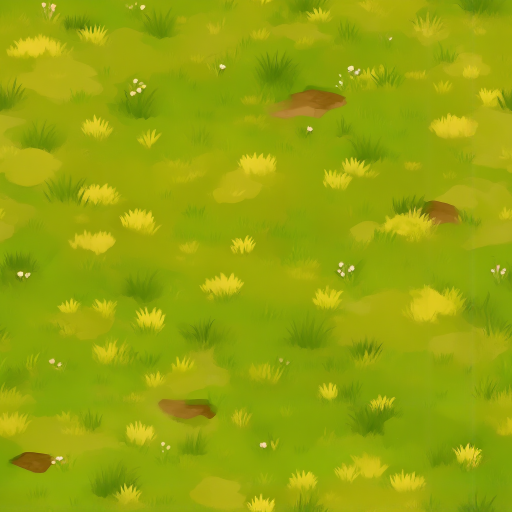
#> input picture content/terrain-studies/source/sage-ground.png, 1024 x 1024 px, found by its file name (shown at 1/2 size)
$ python make-burnt-ground.py
#> lines starting #> are read from the running program, lines starting #| are printed output that depends on the picture
"""Derive the burnt ground texture from the lush one (#10296): the same painted ground, charred by a grass fire.

The terrain blends its ground layers by weight, so burnt ground must tile and read at the same scale as sage-ground;
recolouring that texture keeps its brushwork, scale and seamless edges. Its colours fall to dark, brown-grey char,
keeping a share of their light so the brushwork still shows, and broad drifts of pale ash lie over it (a noise that
wraps at the tile's edges, so the texture stays seamless). Deterministic: run again to reproduce the checked-in image.

    python3 scripts/make-burnt-ground.py
"""
import colorsys
import hashlib
import json
import random
from pathlib import Path

from PIL import Image

ROOT = Path(__file__).resolve().parent.parent
FOLDER = ROOT / "content/game/textures/terrain-studies"
SOURCE, TARGET, NAME = FOLDER / "sage-ground.png", FOLDER / "burnt-ground.png", "burnt-ground"

# Char: every colour takes this hue (a warm brown-black) and saturation, its value falls to FLOOR plus a share of
# what it was, so the painted strokes stay legible in the dark.
CHAR_HUE, CHAR_SATURATION = 0.07, 0.28
FLOOR, KEPT = 0.1, 0.38
# Ash: drifts where a wrapping noise (LATTICE cells across the tile) passes ASH_FROM, lifted toward ASH grey in two
# crisp steps (ASH_THIN, then ASH_THICK past ASH_DEEP), so they read as painted shapes like the strokes under them.
ASH = (0.47, 0.45, 0.42)
ASH_FROM, ASH_DEEP = 0.7, 0.8
ASH_THIN, ASH_THICK = 0.1, 0.22
LATTICE = 9
SEED = 10296


def wrapping_noise(size, lattice, seed):
    """Smooth value noise on a lattice that wraps at the tile's edges."""
    rng = random.Random(seed)
    grid = [[rng.random() for _ in range(lattice)] for _ in range(lattice)]
    cell = size / lattice
    values = []
    for y in range(size):
        gy, fy = divmod(y / cell, 1)
        gy = int(gy)
        fy = fy * fy * (3 - 2 * fy)
        row = []
        for x in range(size):
            gx, fx = divmod(x / cell, 1)
            gx = int(gx)
            fx = fx * fx * (3 - 2 * fx)
            a = grid[gy % lattice][gx % lattice] * (1 - fx) + grid[gy % lattice][(gx + 1) % lattice] * fx
            b = grid[(gy + 1) % lattice][gx % lattice] * (1 - fx) + grid[(gy + 1) % lattice][(gx + 1) % lattice] * fx
            row.append(a * (1 - fy) + b * fy)
        values.append(row)
    return values


def char(r, g, b, ash):
    _, _, v = colorsys.rgb_to_hsv(r / 255, g / 255, b / 255)
    rgb = colorsys.hsv_to_rgb(CHAR_HUE, CHAR_SATURATION, FLOOR + KEPT * v)
    rgb = [c + (a - c) * ash for c, a in zip(rgb, ASH)]
    return tuple(round(min(1.0, c) * 255) for c in rgb)


def main():
    image = Image.open(SOURCE).convert("RGBA")
    if image.width != image.height:
        raise SystemExit("sage-ground must be square to wrap the ash noise")
    noise = wrapping_noise(image.width, LATTICE, SEED)
    data = image.tobytes()
    pixels = bytearray(len(data))
    for i in range(0, len(data), 4):
        x, y = (i // 4) % image.width, (i // 4) // image.width
        n = noise[y][x]
        ash = ASH_THICK if n > ASH_DEEP else ASH_THIN if n > ASH_FROM else 0.0
        pixels[i:i + 3] = bytes(char(data[i], data[i + 1], data[i + 2], ash))
        pixels[i + 3] = data[i + 3]
#> this loop made 1048576 passes
#> (i, n, v in char, rgb in char) on passes 2 to 4: (4, 0.653, 0.624, [0.337, 0.282, 0.243]), (8, 0.653, 0.627, [0.338, 0.283, 0.244]), (12, 0.652, 0.624, [0.337, 0.282, 0.243])
    out = Image.frombytes("RGBA", image.size, bytes(pixels))
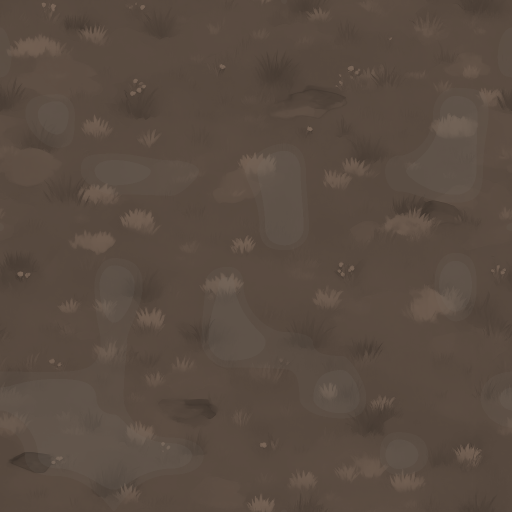
#> out: PIL image 1024x1024 RGBA (shown at 1/2 size); mean R, G, B, A 89.8, 75.8, 65.4, 255
    out.save(TARGET)
    digest = hashlib.sha256(TARGET.read_bytes()).hexdigest()
    manifest_path = FOLDER / "materials.json"
#> (the run stopped early here; a loop or call above may not have finished)
